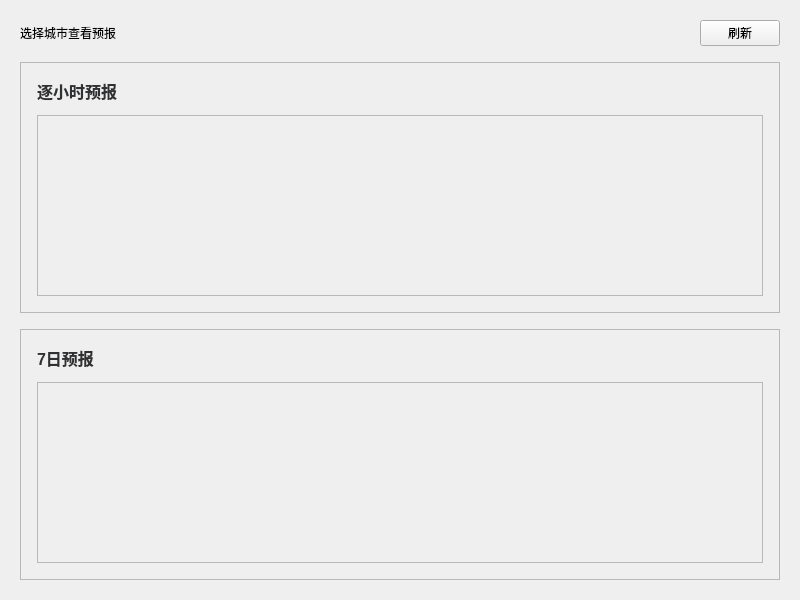
<?xml version="1.0" encoding="UTF-8"?>
<ui version="4.0">
 <class>ForecastWidget</class>
 <widget class="QWidget" name="ForecastWidget">
  <property name="geometry">
   <rect>
    <x>0</x>
    <y>0</y>
    <width>800</width>
    <height>600</height>
   </rect>
  </property>
  <property name="windowTitle">
   <string>天气预报</string>
  </property>
  <property name="styleSheet">
   <string notr="true">QWidget#ForecastWidget {
    background-color: #f5f7fa;
}

QFrame#hourlyCard, QFrame#dailyCard {
    background-color: white;
    border-radius: 12px;
    border: 1px solid #e4e7ed;
}

QLabel#sectionTitle {
    font-size: 18px;
    font-weight: bold;
    color: #303133;
}

QLabel#cityLabel {
    font-size: 16px;
    color: #606266;
}

QScrollArea {
    border: none;
    background: transparent;
}

QScrollArea > QWidget > QWidget {
    background: transparent;
}

QFrame.hourItem {
    background-color: #f5f7fa;
    border-radius: 8px;
    min-width: 70px;
    padding: 8px;
}

QFrame.dailyItem {
    background-color: #f5f7fa;
    border-radius: 8px;
    padding: 12px;
}

QLabel.timeLabel {
    font-size: 12px;
    color: #909399;
}

QLabel.tempLabel {
    font-size: 16px;
    font-weight: bold;
    color: #303133;
}

QLabel.iconLabel {
    font-size: 24px;
}

QLabel.dateLabel {
    font-size: 14px;
    font-weight: bold;
    color: #303133;
}

QLabel.weekdayLabel {
    font-size: 12px;
    color: #909399;
}

QLabel.highTempLabel {
    font-size: 16px;
    font-weight: bold;
    color: #F56C6C;
}

QLabel.lowTempLabel {
    font-size: 16px;
    font-weight: bold;
    color: #409EFF;
}

QPushButton#refreshBtn {
    background-color: #409EFF;
    color: white;
    border: none;
    border-radius: 6px;
    padding: 8px 16px;
    font-size: 14px;
}

QPushButton#refreshBtn:hover {
    background-color: #66b1ff;
}</string>
  </property>
  <layout class="QVBoxLayout" name="verticalLayout">
   <property name="spacing">
    <number>16</number>
   </property>
   <property name="leftMargin">
    <number>20</number>
   </property>
   <property name="topMargin">
    <number>20</number>
   </property>
   <property name="rightMargin">
    <number>20</number>
   </property>
   <property name="bottomMargin">
    <number>20</number>
   </property>
   <item>
    <layout class="QHBoxLayout" name="headerLayout">
     <item>
      <widget class="QLabel" name="cityLabel">
       <property name="text">
        <string>选择城市查看预报</string>
       </property>
      </widget>
     </item>
     <item>
      <spacer name="headerSpacer">
       <property name="orientation">
        <enum>Qt::Orientation::Horizontal</enum>
       </property>
       <property name="sizeHint" stdset="0">
        <size>
         <width>40</width>
         <height>20</height>
        </size>
       </property>
      </spacer>
     </item>
     <item>
      <widget class="QPushButton" name="refreshBtn">
       <property name="text">
        <string>刷新</string>
       </property>
      </widget>
     </item>
    </layout>
   </item>
   <item>
    <widget class="QFrame" name="hourlyCard">
     <property name="frameShape">
      <enum>QFrame::Shape::StyledPanel</enum>
     </property>
     <layout class="QVBoxLayout" name="hourlyCardLayout">
      <property name="spacing">
       <number>12</number>
      </property>
      <property name="leftMargin">
       <number>16</number>
      </property>
      <property name="topMargin">
       <number>16</number>
      </property>
      <property name="rightMargin">
       <number>16</number>
      </property>
      <property name="bottomMargin">
       <number>16</number>
      </property>
      <item>
       <widget class="QLabel" name="hourlyTitle">
        <property name="text">
         <string>逐小时预报</string>
        </property>
        <property name="styleSheet">
         <string>font-size: 16px; font-weight: bold; color: #303133;</string>
        </property>
       </widget>
      </item>
      <item>
       <widget class="QScrollArea" name="hourlyScrollArea">
        <property name="widgetResizable">
         <bool>true</bool>
        </property>
        <property name="horizontalScrollBarPolicy">
         <enum>Qt::ScrollBarPolicy::ScrollBarAlwaysOff</enum>
        </property>
        <property name="verticalScrollBarPolicy">
         <enum>Qt::ScrollBarPolicy::ScrollBarAlwaysOff</enum>
        </property>
        <widget class="QWidget" name="hourlyScrollContent">
         <property name="geometry">
          <rect>
           <x>0</x>
           <y>0</y>
           <width>760</width>
           <height>120</height>
          </rect>
         </property>
         <layout class="QHBoxLayout" name="hourlyLayout">
          <property name="spacing">
           <number>8</number>
          </property>
          <property name="leftMargin">
           <number>0</number>
          </property>
          <property name="topMargin">
           <number>0</number>
          </property>
          <property name="rightMargin">
           <number>0</number>
          </property>
          <property name="bottomMargin">
           <number>0</number>
          </property>
         </layout>
        </widget>
       </widget>
      </item>
     </layout>
    </widget>
   </item>
   <item>
    <widget class="QFrame" name="dailyCard">
     <property name="frameShape">
      <enum>QFrame::Shape::StyledPanel</enum>
     </property>
     <layout class="QVBoxLayout" name="dailyCardLayout">
      <property name="spacing">
       <number>12</number>
      </property>
      <property name="leftMargin">
       <number>16</number>
      </property>
      <property name="topMargin">
       <number>16</number>
      </property>
      <property name="rightMargin">
       <number>16</number>
      </property>
      <property name="bottomMargin">
       <number>16</number>
      </property>
      <item>
       <widget class="QLabel" name="dailyTitle">
        <property name="text">
         <string>7日预报</string>
        </property>
        <property name="styleSheet">
         <string>font-size: 16px; font-weight: bold; color: #303133;</string>
        </property>
       </widget>
      </item>
      <item>
       <widget class="QScrollArea" name="dailyScrollArea">
        <property name="widgetResizable">
         <bool>true</bool>
        </property>
        <widget class="QWidget" name="dailyScrollContent">
         <property name="geometry">
          <rect>
           <x>0</x>
           <y>0</y>
           <width>760</width>
           <height>280</height>
          </rect>
         </property>
         <layout class="QVBoxLayout" name="dailyLayout">
          <property name="spacing">
           <number>8</number>
          </property>
          <property name="leftMargin">
           <number>0</number>
          </property>
          <property name="topMargin">
           <number>0</number>
          </property>
          <property name="rightMargin">
           <number>0</number>
          </property>
          <property name="bottomMargin">
           <number>0</number>
          </property>
         </layout>
        </widget>
       </widget>
      </item>
     </layout>
    </widget>
   </item>
  </layout>
 </widget>
 <resources/>
 <connections/>
</ui>
